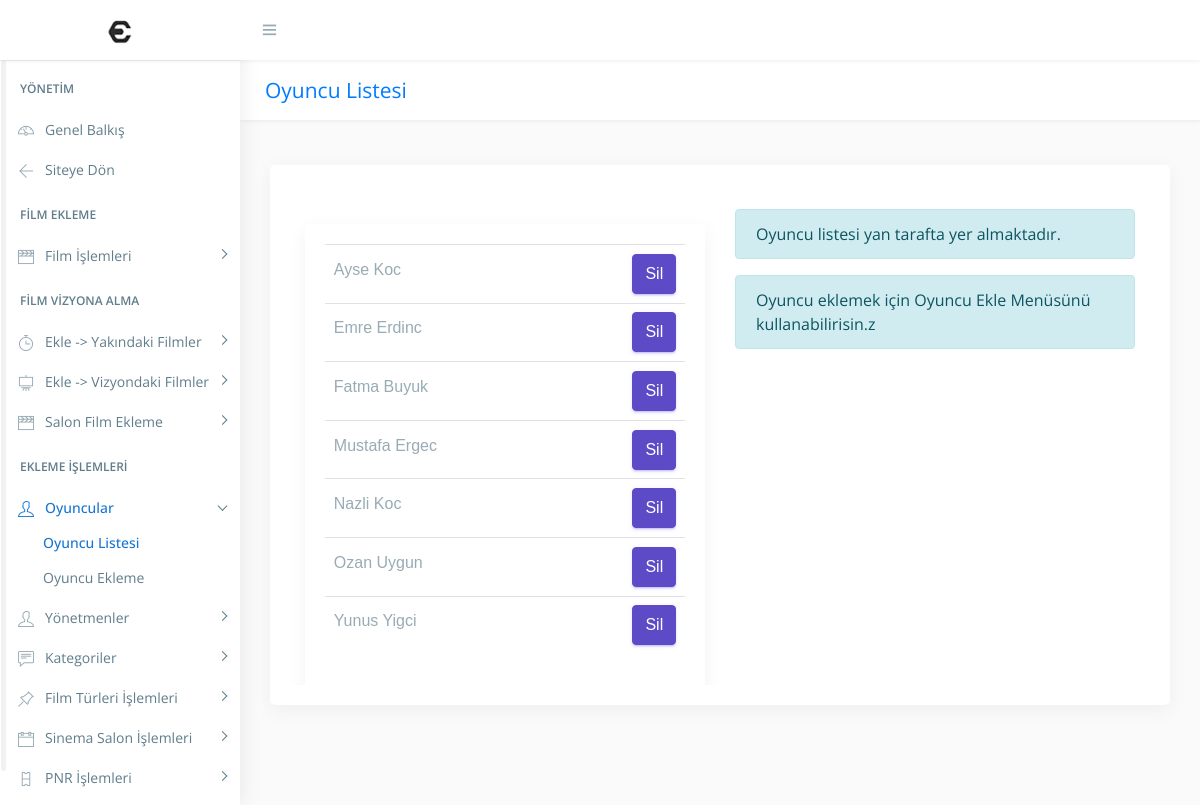
Screenshot of /?url=Oyuncular/OyuncularIndex (signed in) with the database file from the repository.
### tables this page shows
CREATE TABLE IF NOT EXISTS `oyuncular` (
  `oyuncu_id` int(11) NOT NULL AUTO_INCREMENT,
  `oyuncuAd` varchar(100) NOT NULL,
  PRIMARY KEY (`oyuncu_id`),
  UNIQUE KEY `oyuncuAd` (`oyuncuAd`),
  UNIQUE KEY `oyuncuAd_2` (`oyuncuAd`)
);

### app/core/view.php (called while the page is built, shortened)
<?php
class view
{
    public static function render($view, array $params = [])
    {
        if (file_exists($file = VDIR."/{$view}.php")) {
            extract($params);
            require $file;
        } else {
            exit("Görünüm dosyası bulunamadı: $view");
        }
    }
}

### app/core/controller.php (called while the page is built, shortened)
<?php
class controller
{
	public function render($file, array $params = [])
	{
		return view::render($file, $params);
	}
}

### app/controllers/OyuncularController.php (called while the page is built, shortened)
<?php
class OyuncularController extends controller
{
	public function OyuncularIndexAction()
	{
		$data['title'] = 'Oyuncu Listesi';
		$data['posts'] = oyuncular::getAll();
        $data['result'] = null;
        $data['uyari'] = null;
		$this->render('Admin/Oyuncular/OyuncularIndex', $data);
	}
}

### app/core/app.php (called while the page is built, shortened)
<?php
class app
{
	public $controller, $action, $params;
	public function __construct()
	{
		$url = isset($_GET['url']) && !empty($_GET['url']) ?
			trim($_GET['url'], '/') : 'WebSiteHomePage/index';
		$url = explode('/', $url);
		$this->controller = isset($url[0]) ? $url[0].'Controller' : 'WebSiteHomePageController';
		$this->action = isset($url[1]) ? $url[1].'Action' : 'indexAction';
		array_shift($url);
		array_shift($url);
		$this->params = $url;
	}
	public function run()
	{
		if (file_exists($file = CDIR."/{$this->controller}.php")) {
			if (class_exists($this->controller)) {
				$controller = new $this->controller;
				if (method_exists($controller, $this->action)) {
					call_user_func_array([$controller, $this->action], $this->params);
				} else {
					exit("Metod mevcut değil: {$this->action}");
				}
			} else {
				exit("Sınıf mevcut değil: $this->controller");
			}
		} else {
			exit("Controller dosyası mevcut değil: {$this->controller}.php");
		}
	}
}

### index.php (called while the page is built, shortened)
<?php
require CORE_DIR.'/app.php';
require CORE_DIR.'/view.php';
require CORE_DIR.'/controller.php';
include "app/models/oyuncular.php";
$app = new app;
$app->run();

### app/models/oyuncular.php (called while the page is built, shortened)
<?php
class oyuncular
{
	public function oyuncular($oyuncuAd, $oyuncu_id)
	{
		$this->oyuncuAd = $oyuncuAd;
		$this->oyuncu_id = $oyuncu_id;
	}
	public static function getAll() {
		$list = [];
		$db = Db::getInstance();
		$req = $db->query('SELECT * FROM oyuncular');
		foreach($req->fetchAll() as $post) {
		  $list[] = new oyuncular($post['oyuncuAd'],$post['oyuncu_id']);
		}
		return $list;
	  }
}

### app/views/Admin/Oyuncular/OyuncularIndex.php (the view, shortened to what this page needs)
<?php require VDIR.'/Admin/header.php' ?>
<div class="container">
        <div class="row">
            <div class="col-sm-6" style="overflow-y: scroll;height:500px" >
                        <br>
            <div class="card" >
            <div class="card-body">
                      <div class="table-responsive" style="align:left">
                          <table class="table table-hover ">
                              <?php foreach($posts  as $oyuncu) { ?>
                                      <tr>
                                          <td>
                                          <?php echo $oyuncu->oyuncuAd; ?>
                                          </td>
                                          <td>
                                            <form action="./?url=Oyuncular/OyuncuSilPost" method="Post">
                                            <button type="Submit" name="OyuncuSil" value=<?php echo $oyuncu->oyuncu_id; ?> class="btn btn-primary">Sil</button>
                                            </form>
                                          </td>
                                      </tr>
                                <?php } ?>
                          </table>
                      </div>
                       <br>
            </div>
                </div>
            </div>
            <div class="col-sm-6">
              <br>
                <div class="alert alert-info" role="alert">
                    Oyuncu listesi yan tarafta yer almaktadır.
                </div>
                <div class="alert alert-info" role="alert">
                   Oyuncu eklemek için Oyuncu Ekle Menüsünü kullanabilirisin.z
                </div>
            </div>
        </div>
    </div>
<?php require VDIR.'/Admin/footer.php' ?>

### rows the page displays
oyuncular: oyuncuAd "Ayse Koc", $oyuncu->oyuncu_id 24 (drawn)
oyuncular: oyuncuAd "Emre Erdinc", $oyuncu->oyuncu_id 19 (drawn)
oyuncular: oyuncuAd "Fatma Buyuk", $oyuncu->oyuncu_id 25 (drawn)
oyuncular: oyuncuAd "Mustafa Ergec", $oyuncu->oyuncu_id 21 (drawn)
oyuncular: oyuncuAd "Nazli Koc", $oyuncu->oyuncu_id 23 (drawn)
oyuncular: oyuncuAd "Ozan Uygun", $oyuncu->oyuncu_id 20 (drawn)
oyuncular: oyuncuAd "Yunus Yigci", $oyuncu->oyuncu_id 22 (drawn)
